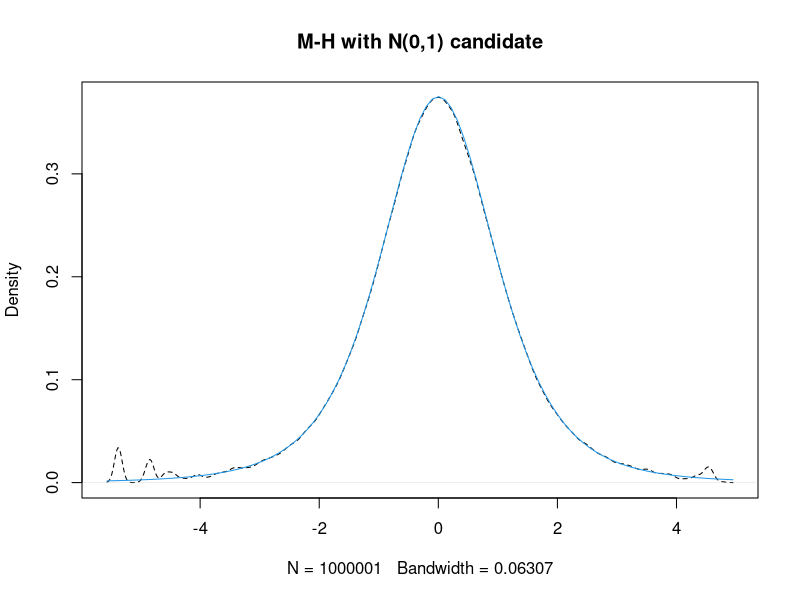
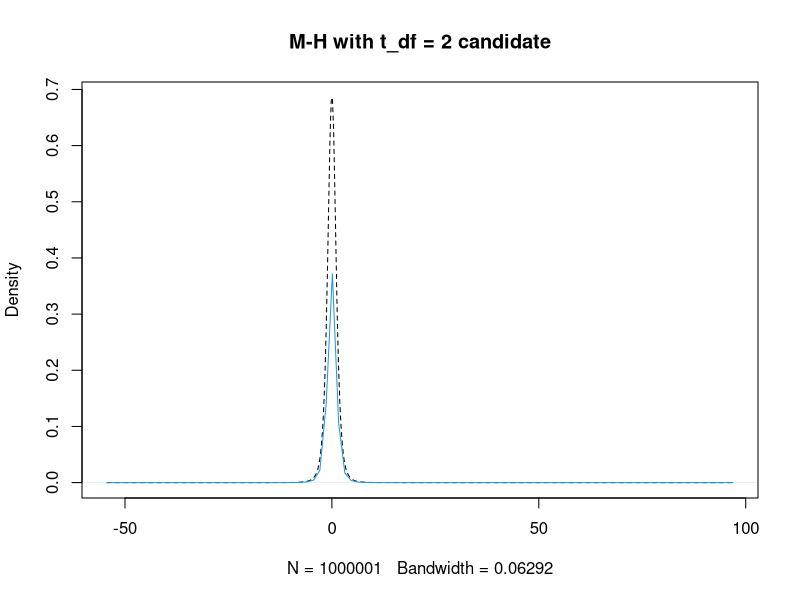

Source code (R) for these figures, in order:
#!/usr/bin/R

## Student's t density with v degres of freedom is given by *pdf*

#Calculate the mean of a t distribution with v = 4 degrees of freedom using a M-H algorithm with 
#candidate densities N(0,1) and t_{v = 2}

set.seed(123)
N = 10^6

#dt(x = x, df = 4)

X = numeric(N)
X[1] = rnorm(1) ## initialize the starting value

for(i in 1:N){
    Y = rnorm(1) ## independent of X_i
    rho = (dt(Y, df = 4) * dnorm(X[i])) /
            (dt(X[i], df = 4) * dnorm(Y))
    U = runif(1)
    if(U <= rho){
        X[i+1] = Y
    } else{
        X[i+1] = X[i]
    }

}




plot(density(X), type = "l", 
        lty = 2, main = "M-H with N(0,1) candidate")
curve(dt(x, df = 4), add = TRUE, col = 4)



## now with a t distribution with df = 2

X = numeric(N)
X[1] = rt(1, df = 2) ## initialize the starting value

for(i in 1:N){
    Y = rt(1, df = 2) ## independent of X_i
    rho = (dt(Y, df = 4) * dt(X[i], df = 2)) /
            (dt(X[i], df = 4) * dt(Y, df = 2))
    U = runif(1)
    if(U <= rho){
        X[i+1] = Y
    } else{
        X[i+1] = X[i]
    }

}




plot(density(X), type = "l", 
        lty = 2, main = "M-H with t_df = 2 candidate")
curve(dt(x, df = 4), add = TRUE, col = 4)
